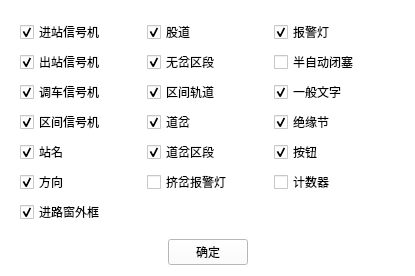
<?xml version="1.0" encoding="UTF-8"?>
<ui version="4.0">
 <class>TextShowAttribute</class>
 <widget class="QWidget" name="TextShowAttribute">
  <property name="windowModality">
   <enum>Qt::WindowModal</enum>
  </property>
  <property name="geometry">
   <rect>
    <x>0</x>
    <y>0</y>
    <width>415</width>
    <height>242</height>
   </rect>
  </property>
  <property name="windowTitle">
   <string>显示文字属性</string>
  </property>
  <property name="styleSheet">
   <string notr="true">background-color: rgb(255, 255, 255);</string>
  </property>
  <layout class="QGridLayout" name="gridLayout">
   <item row="1" column="0">
    <spacer name="horizontalSpacer">
     <property name="orientation">
      <enum>Qt::Horizontal</enum>
     </property>
     <property name="sizeHint" stdset="0">
      <size>
       <width>123</width>
       <height>20</height>
      </size>
     </property>
    </spacer>
   </item>
   <item row="1" column="1">
    <widget class="QPushButton" name="pushButton">
     <property name="text">
      <string>确定</string>
     </property>
    </widget>
   </item>
   <item row="1" column="2">
    <spacer name="horizontalSpacer_2">
     <property name="orientation">
      <enum>Qt::Horizontal</enum>
     </property>
     <property name="sizeHint" stdset="0">
      <size>
       <width>123</width>
       <height>20</height>
      </size>
     </property>
    </spacer>
   </item>
   <item row="0" column="0" colspan="3">
    <widget class="QWidget" name="widget_4" native="true">
     <property name="styleSheet">
      <string notr="true">background-color: rgb(255, 255, 255);</string>
     </property>
     <layout class="QGridLayout" name="gridLayout_2">
      <item row="0" column="0">
       <widget class="QCheckBox" name="checkBox">
        <property name="text">
         <string>进站信号机</string>
        </property>
        <property name="checked">
         <bool>true</bool>
        </property>
        <attribute name="buttonGroup">
         <string notr="true">buttonGroup</string>
        </attribute>
       </widget>
      </item>
      <item row="0" column="1">
       <widget class="QCheckBox" name="checkBox_5">
        <property name="text">
         <string>股道</string>
        </property>
        <property name="checked">
         <bool>true</bool>
        </property>
        <attribute name="buttonGroup">
         <string notr="true">buttonGroup</string>
        </attribute>
       </widget>
      </item>
      <item row="0" column="2">
       <widget class="QCheckBox" name="checkBox_15">
        <property name="text">
         <string>报警灯</string>
        </property>
        <property name="checked">
         <bool>true</bool>
        </property>
        <attribute name="buttonGroup">
         <string notr="true">buttonGroup</string>
        </attribute>
       </widget>
      </item>
      <item row="1" column="0">
       <widget class="QCheckBox" name="checkBox_2">
        <property name="text">
         <string>出站信号机</string>
        </property>
        <property name="checked">
         <bool>true</bool>
        </property>
        <attribute name="buttonGroup">
         <string notr="true">buttonGroup</string>
        </attribute>
       </widget>
      </item>
      <item row="1" column="1">
       <widget class="QCheckBox" name="checkBox_9">
        <property name="text">
         <string>无岔区段</string>
        </property>
        <property name="checked">
         <bool>true</bool>
        </property>
        <attribute name="buttonGroup">
         <string notr="true">buttonGroup</string>
        </attribute>
       </widget>
      </item>
      <item row="1" column="2">
       <widget class="QCheckBox" name="checkBox_16">
        <property name="text">
         <string>半自动闭塞</string>
        </property>
        <attribute name="buttonGroup">
         <string notr="true">buttonGroup</string>
        </attribute>
       </widget>
      </item>
      <item row="2" column="0">
       <widget class="QCheckBox" name="checkBox_3">
        <property name="text">
         <string>调车信号机</string>
        </property>
        <property name="checked">
         <bool>true</bool>
        </property>
        <attribute name="buttonGroup">
         <string notr="true">buttonGroup</string>
        </attribute>
       </widget>
      </item>
      <item row="2" column="1">
       <widget class="QCheckBox" name="checkBox_10">
        <property name="text">
         <string>区间轨道</string>
        </property>
        <property name="checked">
         <bool>true</bool>
        </property>
        <attribute name="buttonGroup">
         <string notr="true">buttonGroup</string>
        </attribute>
       </widget>
      </item>
      <item row="2" column="2">
       <widget class="QCheckBox" name="checkBox_17">
        <property name="text">
         <string>一般文字</string>
        </property>
        <property name="checked">
         <bool>true</bool>
        </property>
        <attribute name="buttonGroup">
         <string notr="true">buttonGroup</string>
        </attribute>
       </widget>
      </item>
      <item row="3" column="0">
       <widget class="QCheckBox" name="checkBox_4">
        <property name="text">
         <string>区间信号机</string>
        </property>
        <property name="checked">
         <bool>true</bool>
        </property>
        <property name="tristate">
         <bool>false</bool>
        </property>
        <attribute name="buttonGroup">
         <string notr="true">buttonGroup</string>
        </attribute>
       </widget>
      </item>
      <item row="3" column="1">
       <widget class="QCheckBox" name="checkBox_11">
        <property name="text">
         <string>道岔</string>
        </property>
        <property name="checked">
         <bool>true</bool>
        </property>
        <attribute name="buttonGroup">
         <string notr="true">buttonGroup</string>
        </attribute>
       </widget>
      </item>
      <item row="3" column="2">
       <widget class="QCheckBox" name="checkBox_18">
        <property name="text">
         <string>绝缘节</string>
        </property>
        <property name="checked">
         <bool>true</bool>
        </property>
        <attribute name="buttonGroup">
         <string notr="true">buttonGroup</string>
        </attribute>
       </widget>
      </item>
      <item row="4" column="0">
       <widget class="QCheckBox" name="checkBox_6">
        <property name="text">
         <string>站名</string>
        </property>
        <property name="checked">
         <bool>true</bool>
        </property>
        <attribute name="buttonGroup">
         <string notr="true">buttonGroup</string>
        </attribute>
       </widget>
      </item>
      <item row="4" column="1">
       <widget class="QCheckBox" name="checkBox_12">
        <property name="text">
         <string>道岔区段</string>
        </property>
        <property name="checked">
         <bool>true</bool>
        </property>
        <attribute name="buttonGroup">
         <string notr="true">buttonGroup</string>
        </attribute>
       </widget>
      </item>
      <item row="4" column="2">
       <widget class="QCheckBox" name="checkBox_19">
        <property name="text">
         <string>按钮</string>
        </property>
        <property name="checked">
         <bool>true</bool>
        </property>
        <attribute name="buttonGroup">
         <string notr="true">buttonGroup</string>
        </attribute>
       </widget>
      </item>
      <item row="5" column="0">
       <widget class="QCheckBox" name="checkBox_8">
        <property name="text">
         <string>方向</string>
        </property>
        <property name="checked">
         <bool>true</bool>
        </property>
        <attribute name="buttonGroup">
         <string notr="true">buttonGroup</string>
        </attribute>
       </widget>
      </item>
      <item row="5" column="1">
       <widget class="QCheckBox" name="checkBox_13">
        <property name="text">
         <string>挤岔报警灯</string>
        </property>
        <attribute name="buttonGroup">
         <string notr="true">buttonGroup</string>
        </attribute>
       </widget>
      </item>
      <item row="5" column="2">
       <widget class="QCheckBox" name="checkBox_20">
        <property name="text">
         <string>计数器</string>
        </property>
        <property name="checked">
         <bool>false</bool>
        </property>
        <attribute name="buttonGroup">
         <string notr="true">buttonGroup</string>
        </attribute>
       </widget>
      </item>
      <item row="6" column="0">
       <widget class="QCheckBox" name="checkBox_7">
        <property name="text">
         <string>进路窗外框</string>
        </property>
        <property name="checked">
         <bool>true</bool>
        </property>
        <attribute name="buttonGroup">
         <string notr="true">buttonGroup</string>
        </attribute>
       </widget>
      </item>
      <item row="6" column="1" colspan="2">
       <spacer name="horizontalSpacer_3">
        <property name="orientation">
         <enum>Qt::Horizontal</enum>
        </property>
        <property name="sizeHint" stdset="0">
         <size>
          <width>40</width>
          <height>20</height>
         </size>
        </property>
       </spacer>
      </item>
     </layout>
    </widget>
   </item>
  </layout>
 </widget>
 <resources/>
 <connections/>
 <buttongroups>
  <buttongroup name="buttonGroup">
   <property name="exclusive">
    <bool>false</bool>
   </property>
  </buttongroup>
 </buttongroups>
</ui>
